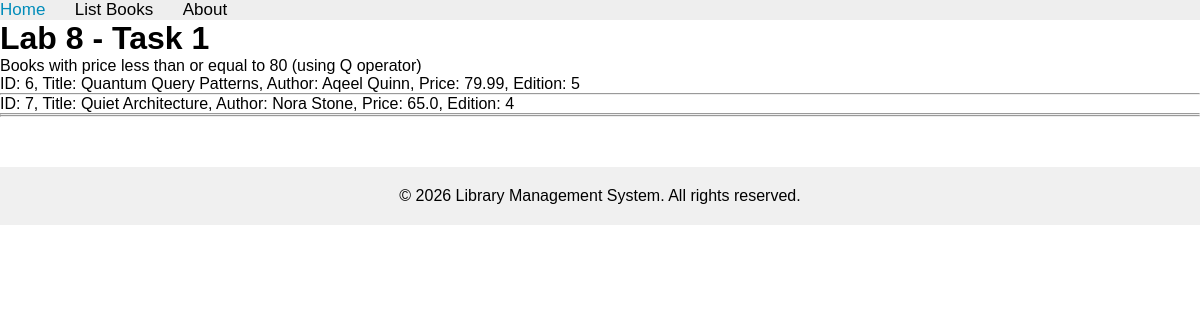
Page /books/lab8/task1 on the earlier database version.
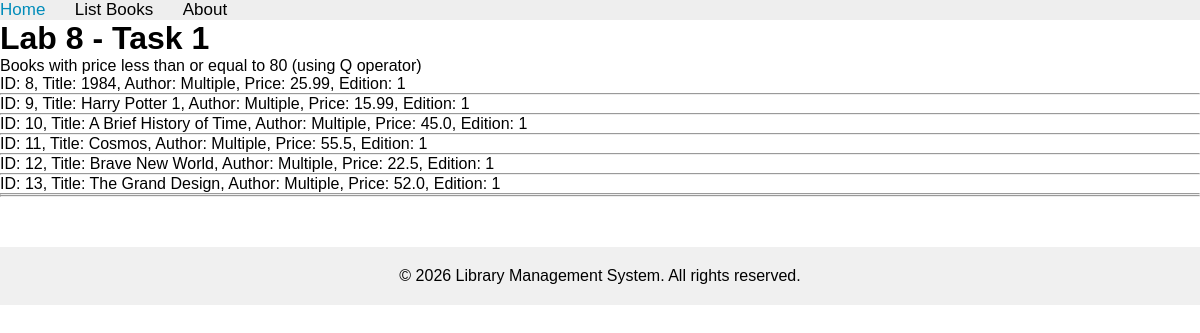
Same page on the later database version.
### apps/bookmodule/models.py (models this page shows, shortened)
class Book(models.Model):
    title = models.CharField(max_length=100)
    price = models.FloatField(default=0.0)
    quantity = models.IntegerField(default=1)
    pubdate = models.DateTimeField()
    rating = models.SmallIntegerField(default=1)
    publisher = models.ForeignKey(Publisher, null=True, blank=True, on_delete=models.SET_NULL, related_name='books')
    authors = models.ManyToManyField(Author, related_name='books')
    author = models.CharField(max_length=50, default='Unknown')
    edition = models.SmallIntegerField(default=1)

### apps/bookmodule/views.py (the view)
# urls.py: path('lab8/task1', views.lab8_task1, name="books.lab8_task1"),
def lab8_task1(request):
    books = Book.objects.filter(Q(price__lte=80))
    return render(request, 'bookmodule/lab8_task1.html', {'books': books})

### apps/templates/bookmodule/lab8_task1.html (shortened to what this page needs)
{% extends "layouts/base.html" %}
{% block content %}
<h1>Lab 8 - Task 1</h1>
<p>Books with price less than or equal to 80 (using Q operator)</p>
{% if books %}
    {% for book in books %}
        ID: {{ book.id }}, Title: {{ book.title }}, Author: {{ book.author }}, Price: {{ book.price }}, Edition: {{ book.edition }}
        <hr>
    {% endfor %}
{% else %}
    <p>No books found.</p>
{% endif %}
{% endblock content %}

### apps/templates/layouts/base.html (shortened to what this page needs)
<!DOCTYPE html>
<html>
{% load static %}
<head>
    <link rel="stylesheet" href="{% static 'main.css' %}?v=20260502">
    <link rel="stylesheet" href="https://cdnjs.cloudflare.com/ajax/libs/font-awesome/4.7.0/css/font-awesome.min.css">
</head>
<body>
    {% include "includes/header.html" %}
    {% block content %} {% endblock content %}
    {% include "includes/footer.html" %}
</body>
</html>

### apps/templates/includes/header.html
<div class="topnav">
    <a class="active" href="{% url 'books.index' %}">Home</a>
    <a href="{% url 'books.list_books' %}">List Books</a>
    <a href="{% url 'books.aboutus' %}">About</a>
</div>

### apps/templates/includes/footer.html
<hr>
<footer style="text-align: center; margin-top: 50px; padding: 20px; background-color: #f0f0f0;">
    <p>&copy; 2026 Library Management System. All rights reserved.</p>
</footer>

### apps/static/main.css (style rules this page uses)
* { margin: 0; padding: 0; box-sizing: border-box; }
body { font-family: Arial, sans-serif; }
.topnav { background-color: #eeeeee; width: 100%; }
.topnav a { color: #000000; text-align: center; margin-right: 25px; text-decoration: none; font-size: 17px; }
.topnav a.active { color: #008CBA; }

Differences in the rows shown:
removed Book: id "6", title "Quantum Query Patterns", author "Aqeel Quinn", price "79.99", edition "5"
removed Book: id "7", title "Quiet Architecture", author "Nora Stone", price "65.0", edition "4"
added Book: id "8", title "1984", author "Multiple", price "25.99", edition "1"
added Book: id "9", title "Harry Potter 1", author "Multiple", price "15.99", edition "1"
added Book: id "10", title "A Brief History of Time", author "Multiple", price "45.0", edition "1"
added Book: id "11", title "Cosmos", author "Multiple", price "55.5", edition "1"
added Book: id "12", title "Brave New World", author "Multiple", price "22.5", edition "1"
added Book: id "13", title "The Grand Design", author "Multiple", price "52.0", edition "1"
